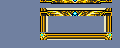

Below is a game level as drawn by its tile map, then a one-line description and the .tmx file that defines it, in full:
An orthogonal 15x6 tile map with 8x8 px tiles, 1 tile layer (Tile Layer 1).

<map version="1.5" tiledversion="1.7.2" orientation="orthogonal" renderorder="right-down" width="15" height="6" tilewidth="8" tileheight="8" infinite="0" nextlayerid="2" nextobjectid="1">
 <tileset firstgid="1" name="MenuTiles" tilewidth="8" tileheight="8" tilecount="136" columns="17">
  <image source="Fenreir_BattleTileset.png" width="136" height="64" />
 </tileset>
 <layer id="1" name="Tile Layer 1" width="15" height="6">
  <data encoding="csv">
61,1,1,1,1,49,2147483704,51,52,53,54,55,56,2147483697,1,
1,1,1,1,1,40,41,42,43,44,45,46,47,2147483688,1,
1,1,1,1,1,38,100,102,104,106,108,110,112,2147483686,1,
1,1,1,1,1,38,99,101,103,105,107,109,111,2147483686,1,
1,1,1,1,1,35,36,36,36,36,36,36,36,2147483683,1,
1,1,1,1,1,1,1,1,1,1,1,1,1,1,1
</data>
 </layer>
</map>
